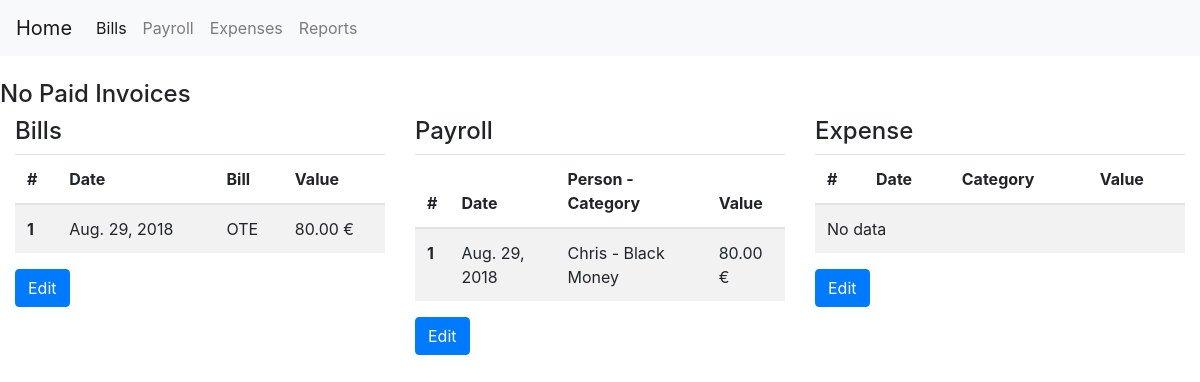
The app's page /, older data.
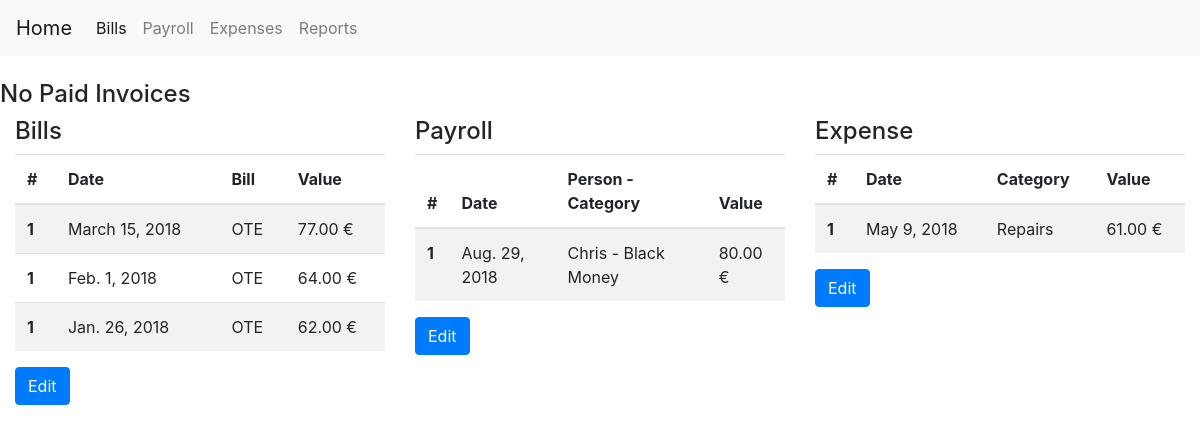
The same page, newer data.
### expenses/models.py (models this page shows, shortened)
class DefaultExpenseModel(models.Model):
    title = models.CharField(max_length=100, blank=True, null=True)
    date_expired = models.DateField()
    final_value = models.DecimalField(default=0, decimal_places=2, max_digits=20)
    paid_value = models.DecimalField(default=0, decimal_places=2, max_digits=20)
    is_paid = models.BooleanField(default=False)
    payment_method = models.ForeignKey(PaymentMethod, null=True, on_delete=models.SET_NULL)
    objects = models.Manager()
    my_query = GeneralManager()
    class Meta:
        abstract = True
    def tag_final_value(self):
        return f'{self.final_value} {CURRENCY}'
    tag_final_value.short_description = 'Value'
    def tag_is_paid(self):
        return 'Is Paid' if self.is_paid else 'Not Paid'
    tag_is_paid.short_description = 'Paid'

class Bill(DefaultExpenseModel):
    category = models.ForeignKey(BillCategory, null=True, on_delete=models.SET_NULL, related_name='bills')
    class Meta:
        verbose_name_plural = '2. Bills'
        ordering = ['-date_expired']

class BillCategory(models.Model):
    title = models.CharField(unique=True, max_length=150)
    balance = models.DecimalField(default=0, max_digits=20, decimal_places=2)
    class Meta:
        verbose_name_plural = '1. Bill Category'
    def __str__(self):
        return self.title
    def tag_balance(self):
        return f'{self.balance} {CURRENCY}'
    tag_balance.short_description = 'Value'

class Payroll(DefaultExpenseModel):
    person = models.ForeignKey(Person, null=True, on_delete=models.SET_NULL, related_name='person_payroll')
    category = models.ForeignKey(PayrollCategory, null=True, on_delete=models.SET_NULL, related_name='category_payroll')
    class Meta:
        verbose_name_plural = '5. Payroll'
        ordering = ['-date_expired']
    def tag_category(self):
        return f'{self.person} - {self.category}'

class Person(models.Model):
    title = models.CharField(unique=True, max_length=150)
    occupation = models.CharField(max_length=100, blank=True, null=True)
    phone = models.CharField(max_length=10, blank=True, null=True)
    balance = models.DecimalField(default=0, max_digits=20, decimal_places=2)
    class Meta:
        verbose_name_plural = '4. Persons'
    def __str__(self):
        return self.title
    def tag_balance(self):
        return f'{self.balance} {CURRENCY}'
    tag_balance.short_description = 'Value'

class PayrollCategory(models.Model):
    title = models.CharField(unique=True, max_length=150)
    balance = models.DecimalField(default=0, max_digits=20, decimal_places=2)
    class Meta:
        verbose_name_plural = '3. Payroll Category'
    def __str__(self):
        return self.title
    def tag_balance(self):
        return f'{self.balance} {CURRENCY}'
    tag_balance.short_description = 'Value'

class GenericExpense(DefaultExpenseModel):
    category = models.ForeignKey(GenericExpenseCategory, null=True, on_delete=models.SET_NULL,
                                 related_name='category_expenses')
    class Meta:
        verbose_name_plural = '7. Generic Expenses'
        ordering = ['-date_expired']

class GenericExpenseCategory(models.Model):
    title = models.CharField(unique=True, max_length=150)
    balance = models.DecimalField(default=0, max_digits=20, decimal_places=2)
    class Meta:
        verbose_name_plural = '6. Expense Category'
    def __str__(self):
        return self.title
    def tag_balance(self):
        return f'{self.balance} {CURRENCY}'
    tag_balance.short_description = 'Value'

### expenses/views.py (the view)
# urls.py: path('', HomepageView.as_view(), name='homepage'),
class HomepageView(TemplateView):
    template_name = 'index.html'
    def get_context_data(self, **kwargs):
        context = super(HomepageView, self).get_context_data(**kwargs)
        bills = Bill.my_query.get_queryset().unpaid()[:10]
        payrolls = Payroll.my_query.get_queryset().unpaid()[:10]
        expenses = GenericExpense.my_query.get_queryset().unpaid()[:10]
        context.update({'bills': bills,
                        'payroll': payrolls,
                        'expenses': expenses
                        })
        return context

### expenses/managers.py (called while the page is built)
    def unpaid(self):
        return self.filter(is_paid=False)

    def get_queryset(self):
        return GenericQuerySet(self.model, using=self._db)

### expenses/templates/index.html (shortened to what this page needs)
<!doctype html>
<html lang="en">
<head>
    <link rel="stylesheet" href="https://stackpath.bootstrapcdn.com/bootstrap/4.1.3/css/bootstrap.min.css">
</head>
<body>
{% include 'navbar.html' %}
<br>
<div class="container-fluid">
    {% block container %}
        <div class="row">
            <h4>No Paid Invoices</h4>
        </div>
        <div class="row">
            <div class="col">
                <h4>Bills</h4>
                <table class="table table-striped">
                    <thead>
                    <tr>
                        <th scope="col">#</th>
                        <th scope="col">Date</th>
                        <th scope="col">Bill</th>
                        <th scope="col">Value</th>
                    </tr>
                  </thead>
                  <tbody>
                  {% for bill in bills %}
                      <tr>
                          <th scope="row">1</th>
                          <td>{{ bill.date_expired|date }}</td>
                          <td>{{ bill.category }}</td>
                          <td>{{ bill.tag_final_value }}</td>
                      </tr>
                  {% empty %}
                      <tr>
                          <td colspan="4">No data</td>
                      </tr>
                    {% endfor %}
                  </tbody>
                </table>
                <a href="/admin/expenses/bill/" class="btn btn-primary">Edit</a>
            </div>
            <div class="col">
                <h4>Payroll</h4>
                <table class="table table-striped">
                    <thead>
                        <tr>
                            <th scope="col">#</th>
                            <th scope="col">Date</th>
                            <th scope="col">Person - Category</th>
                            <th scope="col">Value</th>
                        </tr>
                    </thead>
                    <tbody>
                    {% for bill in payroll %}
                        <tr>
                            <th scope="row">1</th>
                            <td>{{ bill.date_expired|date }}</td>
                            <td>{{ bill.tag_category }}</td>
                            <td>{{ bill.tag_final_value }}</td>
                        </tr>
                    {% empty %}
                        <tr>
                            <td colspan="4">No data</td>
                        </tr>
                    {% endfor %}
                    </tbody>
                </table>
                <a href="/admin/expenses/payroll/" class="btn btn-primary">Edit</a>
            </div>
            <div class="col">
                <h4>Expense</h4>
                <table class="table table-striped">
                    <thead>
                        <tr>
                            <th scope="col">#</th>
                            <th scope="col">Date</th>
                            <th scope="col">Category</th>
                            <th scope="col">Value</th>
                        </tr>
                    </thead>
                    <tbody>
                    {% for expense in expenses %}
                        <tr>
                            <th scope="row">1</th>
                            <td>{{ expense.date_expired|date }}</td>
                            <td>{{ expense.category }}</td>
                            <td>{{ expense.tag_final_value }}</td>
                        </tr>
                    {% empty %}
                        <tr>
                            <td colspan="4">No data</td>
                        </tr>
                    {% endfor %}
                    </tbody>
                </table>
                <a href="/admin/expenses/genericexpense/" class="btn btn-primary">Edit</a>
            </div>
        </div>
      {% endblock %}
  </div>
  </body>
</html>

Row changes from the older to the newer data that the page shows:
no longer on this page (row edited): Bill: date_expired "Aug. 29, 2018", category "OTE", tag_final_value "80.00 €"
added Bill: date_expired "March 15, 2018", category "OTE", tag_final_value "77.00 €"
added Bill: date_expired "Feb. 1, 2018", category "OTE", tag_final_value "64.00 €"
added Bill: date_expired "Jan. 26, 2018", category "OTE", tag_final_value "62.00 €"
added GenericExpense: date_expired "May 9, 2018", category "Repairs", tag_final_value "61.00 €"
Text that changed along with them:
text no longer shown: "No data"
